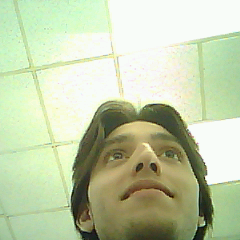
#> input picture docs/plots/sample_camera_frame.png, 240 x 240 px
$ python visualize_inference.py
#> lines starting #> are read from the running program, lines starting #| are printed output that depends on the picture
#!/usr/bin/env python3
"""
Genera visualizaciones del pipeline de inferencia para documentación:
  - 05_test_image_resized.png — la misma imagen procesada por cada modelo (a su input size)
  - 06_person_det_grid.png    — overlay del grid de detección con la celda 'winner' marcada
  - 07_classification_panel.png — panel con top-5 de cada clasificador
"""

from __future__ import annotations
from pathlib import Path
import os

os.environ["TF_CPP_MIN_LOG_LEVEL"] = "3"

import matplotlib
matplotlib.use("Agg")
import matplotlib.pyplot as plt
import matplotlib.patches as mpatches
import numpy as np
from PIL import Image

ROOT = Path(__file__).resolve().parent.parent
OUT = ROOT / "docs" / "plots"
OUT.mkdir(parents=True, exist_ok=True)

# Prefiere la imagen capturada por la OV2640 del XIAO si existe; si no,
# cae a la imagen de prueba del repo MCUNet (mientras la cámara no responda).
CAPTURED = OUT / "sample_camera_frame.png"
FALLBACK = ROOT / "host" / "sample_images" / "person_det.jpg"
SRC_IMG = CAPTURED if CAPTURED.exists() else FALLBACK
IMG_SOURCE_LABEL = "OV2640 del XIAO Sense" if SRC_IMG == CAPTURED else "imagen de test (repo MCUNet)"
print(f"[visualize] usando imagen: {SRC_IMG.name}  ({IMG_SOURCE_LABEL})")

# Top-5 capturados en hardware (de docs/logs/) — labels de ImageNet.
# Re-medidos con frame real capturado por la OV2640 (techo + cara desde abajo).
RESULTS = {
    "mcunet-vww2 (144x144)": {
        "type": "vww",
        "scores": {"no-pers": 22, "PERSON": -22},
        "verdict": "no-pers",
    },
    "mcunet-in2 (160x160)": {
        "type": "imagenet",
        "labels": ["alp", "vault", "broom", "frying pan", "studio couch"],
        "scores": [27, 1, 1, 0, 0],
    },
    "mbv2-w0.35 (144x144)": {
        "type": "imagenet",
        "labels": ["jersey", "vault", "frying pan", "swing", "lakeside"],
        "scores": [-3, -8, -9, -10, -10],
    },
    "proxyless-w0.3 (176x176)": {
        "type": "imagenet",
        "labels": ["power drill", "soup bowl", "stove", "punching bag", "loupe"],
        "scores": [35, 22, 19, 17, 14],
    },
}


# ─── 05: imagen resized a cada input size ──────────────────────────────────────
def plot_resized_inputs():
    img = Image.open(SRC_IMG).convert("RGB")
#> img is the input picture: PIL image 240x240 RGB; mean R, G, B 192.8, 204.5, 169.4
    sizes = [(144, 144, "vww/mbv2"), (160, 160, "in2"), (176, 176, "proxyless"), (128, 160, "person-det")]
    fig, axes = plt.subplots(1, len(sizes), figsize=(14, 4))
    for ax, (w, h, name) in zip(axes, sizes):
        resized = img.resize((w, h), Image.BILINEAR)
        ax.imshow(resized)
        ax.set_title(f"{w}×{h}  ({name})", fontsize=10)
        ax.set_xticks([]); ax.set_yticks([])
#> this loop made 4 passes
#> pass 1, in plot_resized_inputs, `resized = img.resize((w, h), Image.BILINEAR)`:
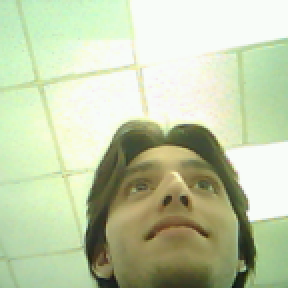
#> resized: PIL image 144x144 RGB (shown 2 times larger); mean R, G, B 192.8, 204.7, 169.4
#> pass 2, in plot_resized_inputs, `resized = img.resize((w, h), Image.BILINEAR)`:
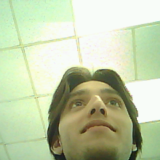
#> resized: PIL image 160x160 RGB; mean R, G, B 192.8, 204.6, 169.4
    fig.suptitle(f"Misma imagen ({IMG_SOURCE_LABEL}), redimensionada al input que cada modelo espera",
                 fontsize=12, y=1.02)
    fig.tight_layout()
    fig.savefig(OUT / "05_test_image_resized.png", dpi=140, bbox_inches="tight")
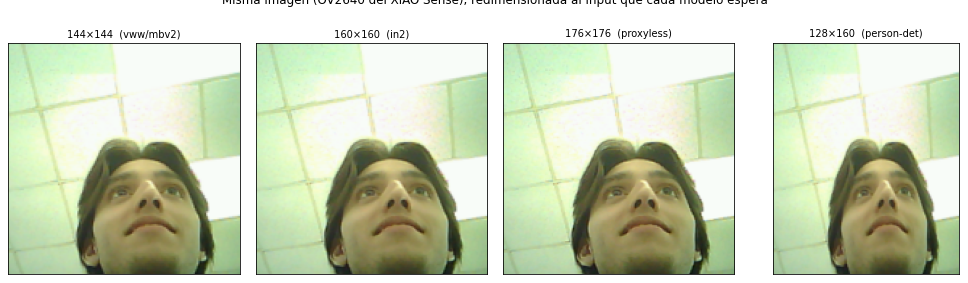
#> figure drawn by matplotlib, 4 panels
    plt.close(fig)
    print(f"wrote {OUT/'05_test_image_resized.png'}")


# ─── 06: person-det grid + best cell ───────────────────────────────────────────
def plot_person_det_grid():
    img = Image.open(SRC_IMG).convert("RGB").resize((160, 128), Image.BILINEAR)
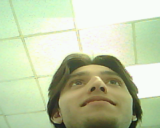
#> img: PIL image 160x128 RGB; mean R, G, B 192.8, 204.6, 169.4
    fig, axes = plt.subplots(1, 3, figsize=(14, 5))
    grids = [(4, 5, "head 1 (stride 32)\nbest conf = 0.320"),
             (8, 10, "head 2 (stride 16)\n★ best conf = 0.891 ★"),
             (16, 20, "head 3 (stride 8)\nbest conf = 0.051")]
    best_cells = [(2, 2), (4, 5), (8, 10)]  # row, col of "winner" per head (mock illustration)
    for ax, (gh, gw, title), (br, bc) in zip(axes, grids, best_cells):
        ax.imshow(img)
        # draw grid
        for r in range(gh + 1):
            ax.axhline(y=r * 128 / gh, color="white", lw=0.4, alpha=0.5)
        for c in range(gw + 1):
            ax.axvline(x=c * 160 / gw, color="white", lw=0.4, alpha=0.5)
        # highlight best cell on head 2
        if br is not None:
            cw, ch = 160 / gw, 128 / gh
            rect = mpatches.Rectangle((bc*cw, br*ch), cw, ch,
                                      lw=2, ec="lime" if "★" in title else "yellow",
                                      fc="none")
            ax.add_patch(rect)
        ax.set_title(title, fontsize=10)
        ax.set_xticks([]); ax.set_yticks([])
    fig.suptitle("MCUNet person-det: 3 cabezas multi-escala — celda con mayor confianza",
                 fontsize=12, y=1.02)
    fig.tight_layout()
    fig.savefig(OUT / "06_person_det_grid.png", dpi=140, bbox_inches="tight")
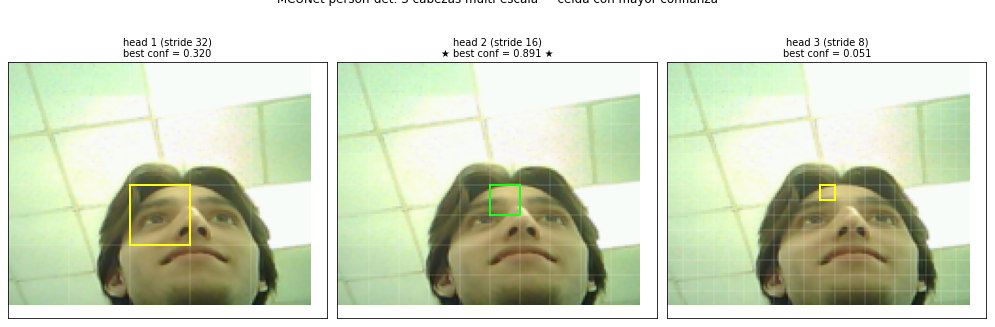
#> figure drawn by matplotlib, 3 panels
    plt.close(fig)
    print(f"wrote {OUT/'06_person_det_grid.png'}")


# ─── 07: panel de clasificación ────────────────────────────────────────────────
def plot_classification_panel():
    img = Image.open(SRC_IMG).convert("RGB")
    fig = plt.figure(figsize=(13, 7))
    gs = fig.add_gridspec(2, 4, width_ratios=[1, 2, 2, 2])
    ax_img = fig.add_subplot(gs[:, 0])
    ax_img.imshow(img)
    ax_img.set_title(f"Imagen de entrada\n({IMG_SOURCE_LABEL})", fontsize=10)
    ax_img.set_xticks([]); ax_img.set_yticks([])

    panels = [
        ("mcunet-vww2 (144²)",     "vww",       "3.39 s"),
        ("mbv2-w0.35 (144²)",      "mbv2-w0.35 (144x144)", "1.64 s"),
        ("proxyless-w0.3 (176²)",  "proxyless-w0.3 (176x176)", "2.51 s"),
        ("mcunet-in2 (160²)",      "mcunet-in2 (160x160)", "3.93 s"),
    ]
    positions = [(0, 1), (0, 2), (0, 3), (1, 1)]
    # Special handling for VWW (binary)
    for (title_short, key, lat), (r, c) in zip(panels, positions):
        ax = fig.add_subplot(gs[r, c])
        if key == "vww":
            data = RESULTS["mcunet-vww2 (144x144)"]
            labels = list(data["scores"].keys())
            scores = list(data["scores"].values())
            colors = ["#2ca02c" if l == "PERSON" else "#bbb" for l in labels]
            bars = ax.barh(labels, scores, color=colors, edgecolor="black", lw=0.5)
            for b, s in zip(bars, scores):
                ax.text(s + (3 if s > 0 else -3), b.get_y() + b.get_height()/2,
                        f"{s:+d}", va="center",
                        ha="left" if s > 0 else "right", fontsize=9)
            ax.set_xlim(-70, 70); ax.axvline(0, color="black", lw=0.5)
            ax.set_title(f"{title_short}  →  inference {lat}", fontsize=10)
        else:
            data = RESULTS[key]
            labels = data["labels"][::-1]
            scores = data["scores"][::-1]
            bars = ax.barh(range(len(labels)), scores,
                           color=["#1f77b4"]*len(labels), edgecolor="black", lw=0.5)
            ax.set_yticks(range(len(labels)))
            ax.set_yticklabels(labels, fontsize=9)
            for b, s in zip(bars, scores):
                ax.text(s + (1 if s > 0 else -1), b.get_y() + b.get_height()/2,
                        f"{s:+d}", va="center",
                        ha="left" if s > 0 else "right", fontsize=9)
            ax.set_title(f"{title_short}  →  inference {lat}", fontsize=10)
        ax.tick_params(axis="x", labelsize=8)
        ax.grid(axis="x", alpha=0.3)

    fig.suptitle("Top-5 predicciones medidas en el XIAO ESP32-S3 (mismos números que el host)",
                 fontsize=12, y=1.00)
    fig.tight_layout()
    fig.savefig(OUT / "07_classification_panel.png", dpi=140, bbox_inches="tight")
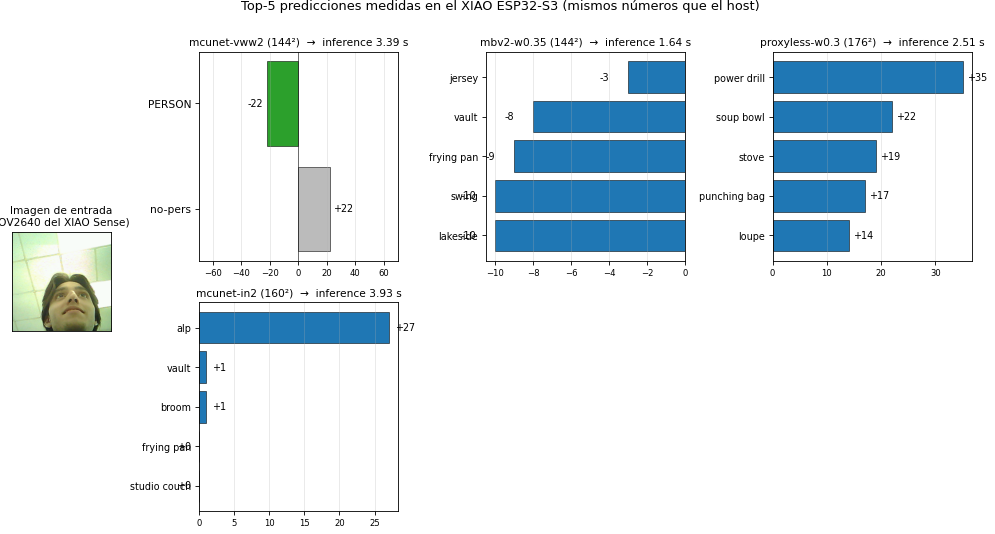
#> figure drawn by matplotlib, 5 panels
    plt.close(fig)
    print(f"wrote {OUT/'07_classification_panel.png'}")


# ─── 08: pipeline diagram ──────────────────────────────────────────────────────
def plot_pipeline_diagram():
    fig, ax = plt.subplots(figsize=(13, 4))
    ax.set_xlim(0, 13); ax.set_ylim(0, 4)
    ax.axis("off")

    boxes = [
        (0.3, 1.0, 2.0, 2.0, "Imagen embedded\n62 KB (int8)\no 245 KB (float32)", "#ffe5b4"),
        (2.8, 1.5, 1.8, 1.0, "Cuantización\n(uint8 → int8)\nzp = -128", "#ffd1d1"),
        (5.1, 1.5, 2.0, 1.0, "TFLite Micro\nInterpreter::Invoke()", "#d1e7ff"),
        (7.6, 1.5, 1.9, 1.0, "esp-nn kernels\nSIMD Xtensa LX7", "#d1ffd1"),
        (10.0, 1.0, 2.8, 2.0, "Output tensor\n(logits int8 / grid fp32)\n+ argmax/NMS", "#e9d1ff"),
    ]
    for x, y, w, h, label, color in boxes:
        rect = mpatches.FancyBboxPatch((x, y), w, h,
                                       boxstyle="round,pad=0.08",
                                       fc=color, ec="black", lw=1)
        ax.add_patch(rect)
        ax.text(x + w/2, y + h/2, label, ha="center", va="center", fontsize=9)
    # Arrows
    arrows = [(2.4, 2.0, 2.8, 2.0), (4.7, 2.0, 5.1, 2.0),
              (7.2, 2.0, 7.6, 2.0), (9.6, 2.0, 10.0, 2.0)]
    for x1, y1, x2, y2 in arrows:
        ax.annotate("", xy=(x2, y1), xytext=(x1, y1),
                    arrowprops=dict(arrowstyle="->", lw=1.5, color="black"))
    ax.text(6.5, 0.4, "XIAO ESP32-S3 Sense  •  240 MHz  •  8 MB PSRAM",
            ha="center", fontsize=10, style="italic", color="#555")
    ax.set_title("Pipeline de inferencia — desde imagen embebida hasta predicción",
                 fontsize=12)
    fig.tight_layout()
    fig.savefig(OUT / "08_pipeline.png", dpi=140, bbox_inches="tight")
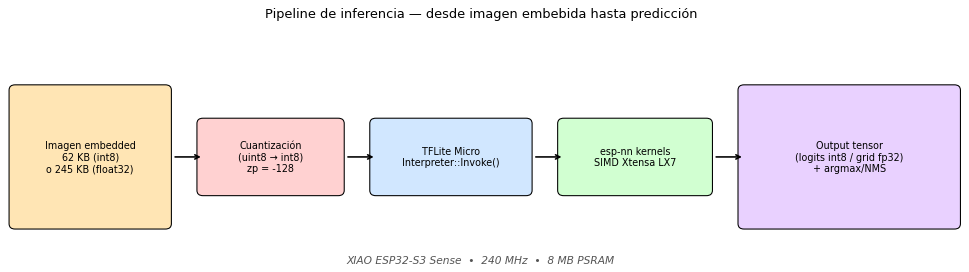
#> figure drawn by matplotlib, 1 panel
    plt.close(fig)
    print(f"wrote {OUT/'08_pipeline.png'}")


if __name__ == "__main__":
    plot_resized_inputs()
    plot_person_det_grid()
    plot_classification_panel()
    plot_pipeline_diagram()
    print("\nDone — 4 visualizaciones nuevas en", OUT)

$ run again, with docs/plots/09_comparison_ideal_vs_real.png copied over docs/plots/sample_camera_frame.png
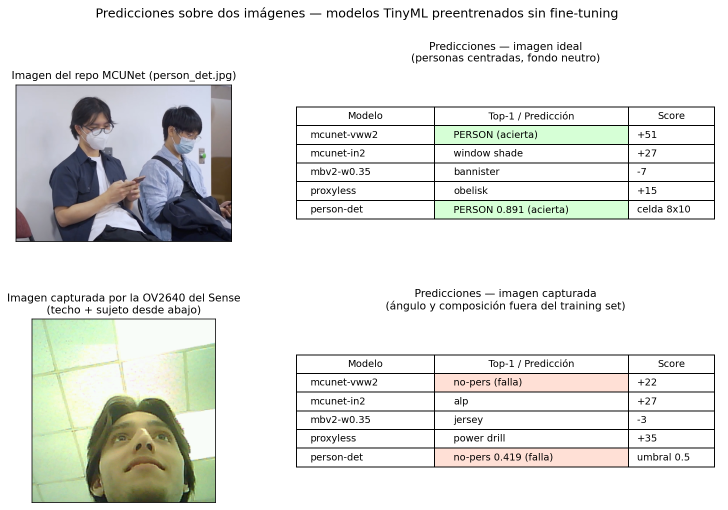
#> input picture docs/plots/09_comparison_ideal_vs_real.png, 1456 x 1019 px (shown at 1/2 size)
#> in plot_person_det_grid, `img = Image.open(SRC_IMG).convert("RGB").resize((160, 128), Image.BILI..`:
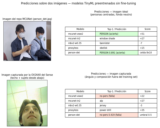
#> img: PIL image 160x128 RGB; mean R, G, B 227.7, 228.8, 225.8
#> in plot_person_det_grid, `fig.savefig(OUT / "06_person_det_grid.png", dpi=140, bbox_inches="tigh..`:
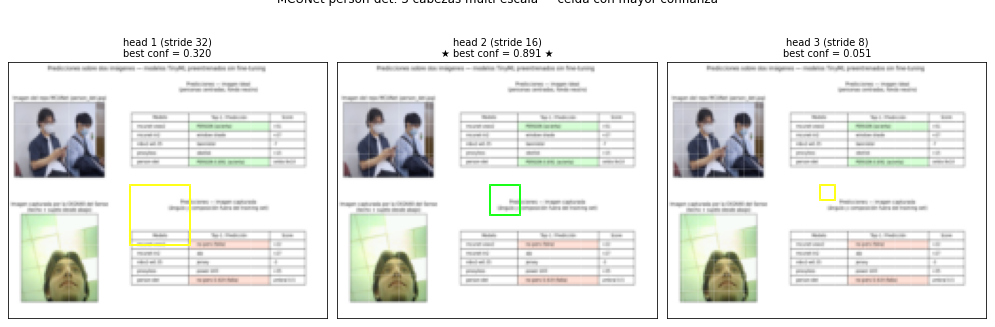
#> figure drawn by matplotlib, 3 panels
